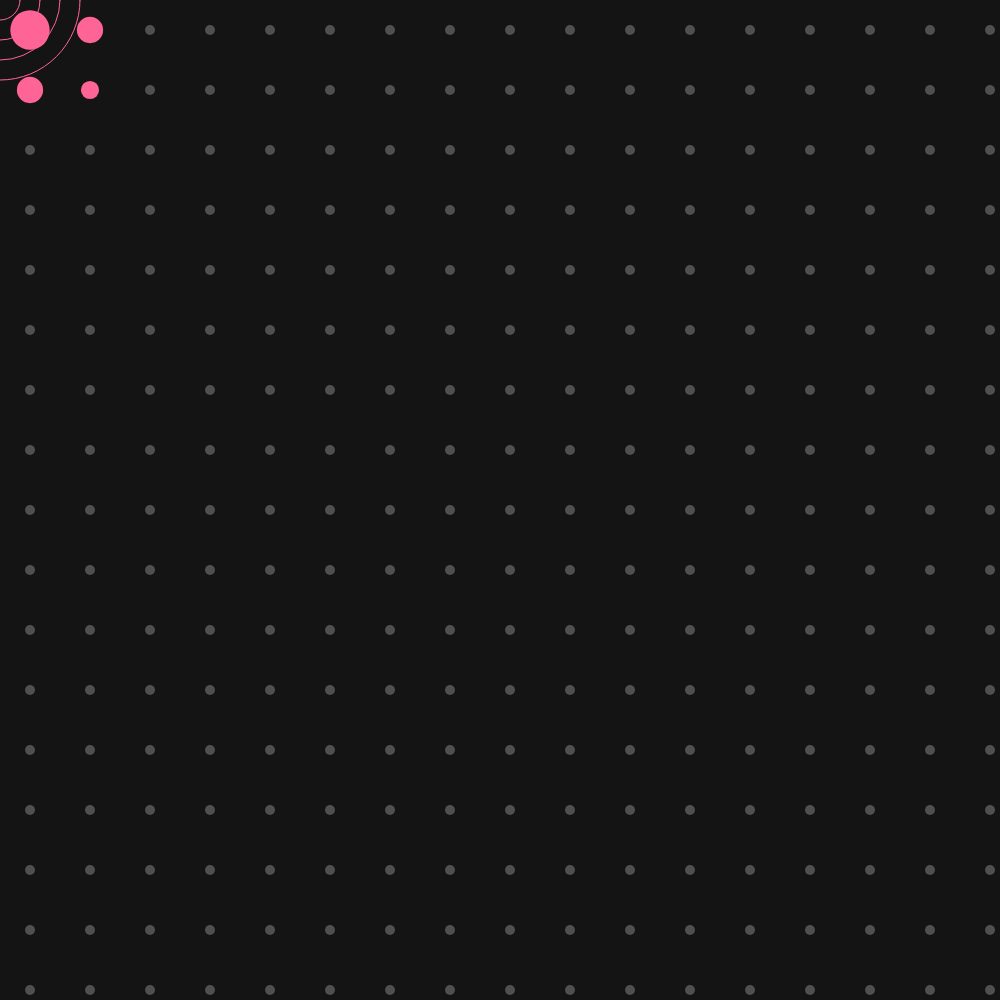
Frame 1 (no input)
Frame 60 (no input): identical to frame 1, image omitted
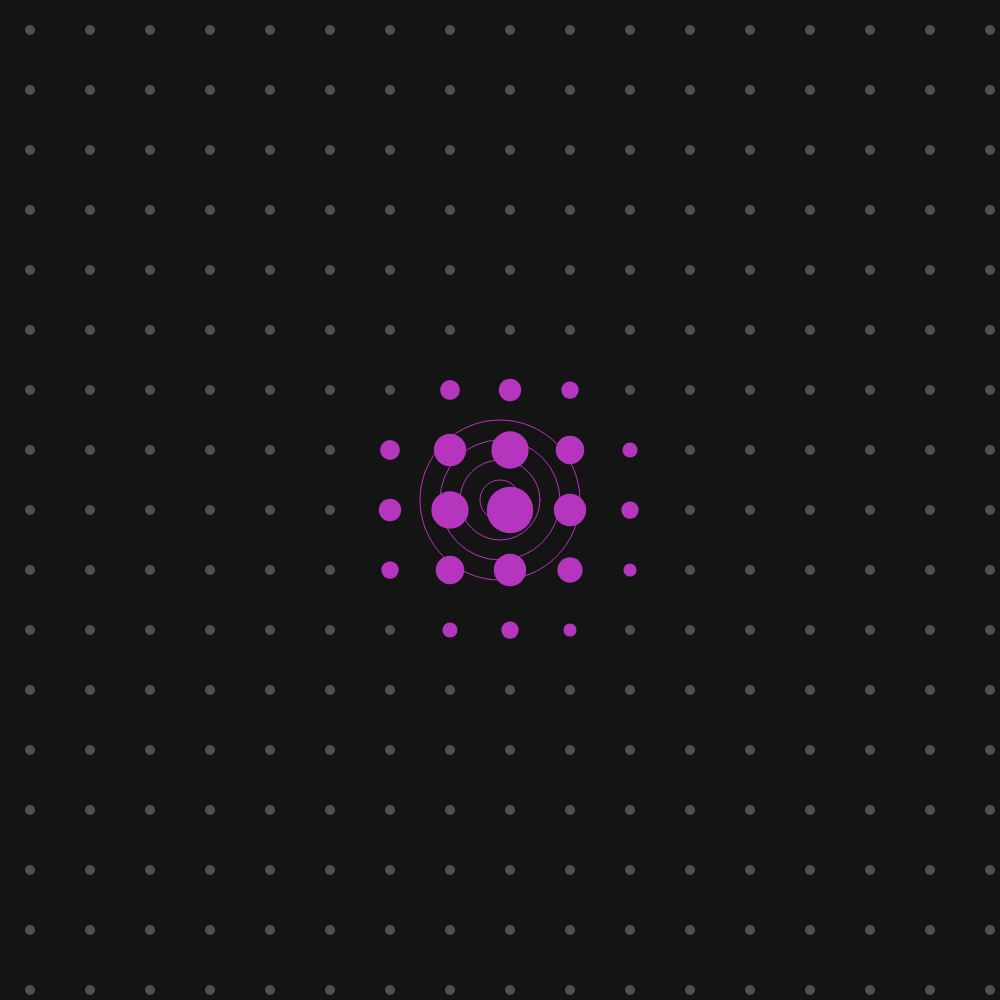
Frame 120 (the mouse pressed at the canvas centre since frame 60)

The p5.js sketch that drew these frames (run headless with seeded random() and noise() and a simulated clock; from frame 60 on, the mouse is pressed at the canvas centre):

// p5.js sketch
// ── sketch.js
// Name: Chavindu s
// Title: Ripple Grid
 
//Instructions for the user:
// Move the mouse over the dots. Dots near the mouse grow and light up.
// Click to change the colour (it is random every time).
 
let dotColor;
 
function setup() {
  createCanvas(1000, 1000);
  dotColor = color(255, 100, 150);
}
 
function draw() {
  background(20);
 
  // PATTERN 1: a grid of dots (one for loop inside another)
  noStroke();
  for (let x = 30; x < width; x += 60) {
    for (let y = 30; y < height; y += 60) {
      let d = dist(x, y, mouseX, mouseY);
 
      // CONDITIONAL: dots close to the mouse are big and coloured
      if (d < 150) {
        fill(dotColor);
        ellipse(x, y, 50 - d / 4);
      } else {
        fill(80);
        ellipse(x, y, 10);
      }
    }
  }
 
  // PATTERN 2: rings around the mouse (second for loop)
  noFill();
  stroke(dotColor);
  for (let i = 1; i <= 4; i++) {
    ellipse(mouseX, mouseY, i * 40);
  }
}
 
// Click: pick a new random colour
function mousePressed() {
  dotColor = color(random(255), random(255), random(255));
}
